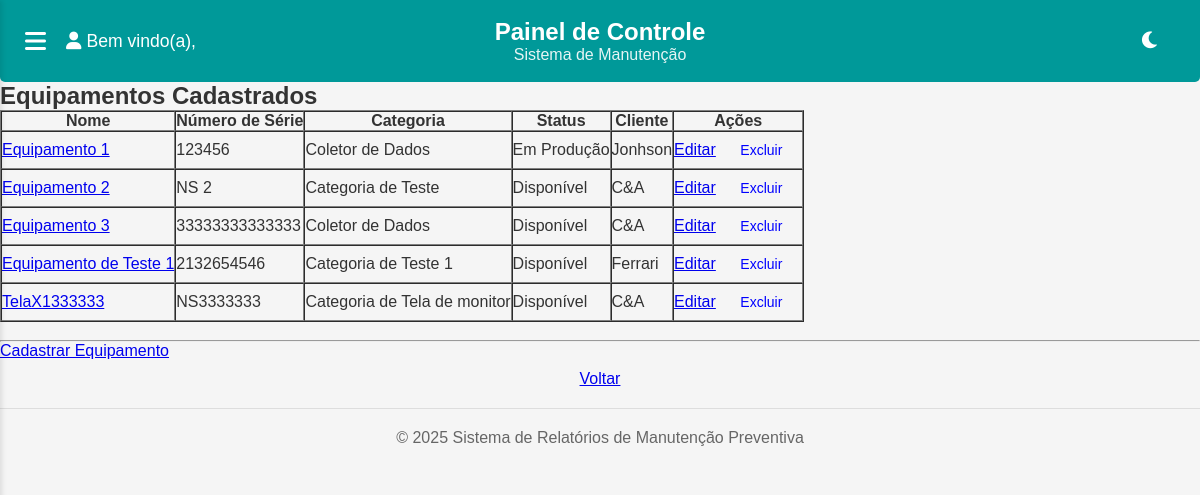
/equipamentos/, run on an earlier commit of the app's database.
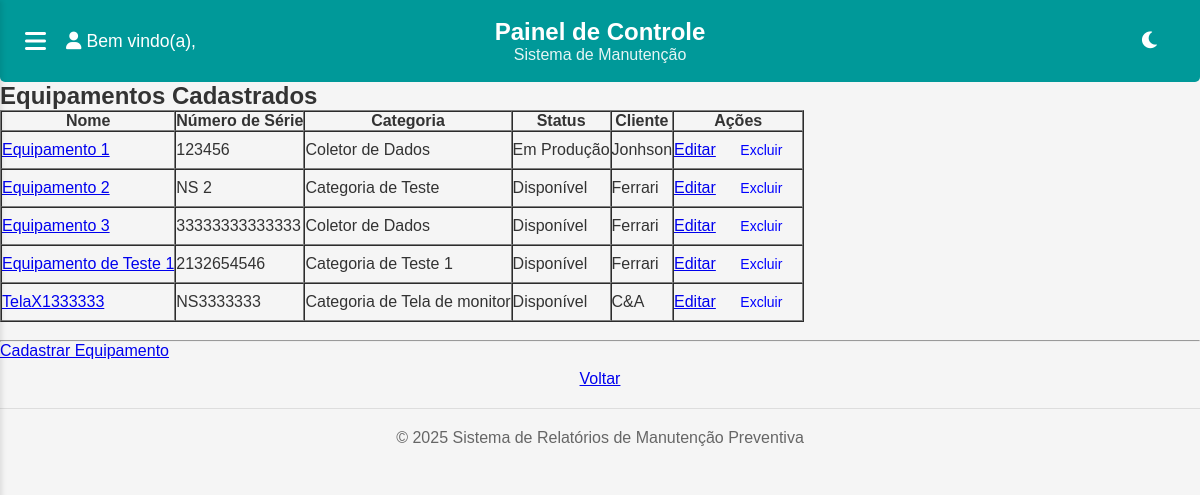
And on a later commit of the database.
### equipamentos/models.py (models this page shows, shortened)
class Equipamento(models.Model):
    SITUACAO_CHOICES = (
        ('em_contrato', 'Em contrato'),
        ('sem_contrato', 'Sem contrato'),
    )
    STATUS_CHOICES = (
        ('em_producao', 'Em Produção'),
        ('disponivel', 'Disponível'),
        ('em_manutencao', 'Em Manutenção'),
        ('danificado', 'Danificado'),
        ('indisponivel', 'Indisponível'),
    )
    nome = models.CharField(max_length=255)
    etiqueta = models.CharField(max_length=100, blank=True)
    numero_serie = models.CharField(max_length=100, unique=True)
    codigo_referencia = models.CharField(max_length=100, blank=True)
    categoria = models.ForeignKey(CategoriaEquipamento, on_delete=models.SET_NULL, null=True, blank=True)
    fabricante = models.CharField(max_length=100, blank=True)
    marca = models.CharField(max_length=100, blank=True)
    modelo = models.CharField(max_length=100, blank=True)
    situacao = models.CharField(max_length=20, choices=SITUACAO_CHOICES, default='em_contrato')
    status = models.CharField(max_length=20, choices=STATUS_CHOICES, default='disponivel')
    data_compra = models.DateField(null=True, blank=True)
    data_garantia = models.DateField(null=True, blank=True)
    custo = models.DecimalField(max_digits=10, decimal_places=2, null=True, blank=True)
    descricao = models.TextField(blank=True)
    fornecedores = models.CharField(max_length=255, blank=True)
    utilizado_por = models.CharField(max_length=255, blank=True)
    tags = models.CharField(max_length=255, blank=True)
    cliente = models.ForeignKey(Cliente, on_delete=models.SET_NULL, null=True, blank=True)
    cadastrado_por = models.ForeignKey(Usuario, on_delete=models.SET_NULL, null=True, blank=True, related_name='equipamentos_cadastrados')
    cadastrado_em = models.DateTimeField(auto_now_add=True)
    alterado_por = models.ForeignKey(Usuario, on_delete=models.SET_NULL, null=True, blank=True, related_name='equipamentos_alterados')
    alterado_em = models.DateTimeField(auto_now=True)
    parametros_personalizados = models.ManyToManyField(ParametroEquipamento, blank=True)

class CategoriaEquipamento(models.Model):
    nome = models.CharField(max_length=100, unique=True)
    parametros = models.ManyToManyField(ParametroEquipamento, blank=True)
    def __str__(self):
        return self.nome

### clientes/models.py (models this page shows, shortened)
class Cliente(models.Model):
    nome_fantasia = models.CharField(max_length=255)
    razao_social = models.CharField(max_length=255, blank=True)
    cnpj = models.CharField(max_length=18, unique=True)
    email = models.EmailField(blank=True)
    endereco = models.CharField(max_length=255)
    sigla = models.CharField(max_length=50, blank=True, verbose_name='Sigla do Cliente')
    unidade = models.CharField(max_length=100, blank=True)
    sub_local = models.CharField(max_length=100, blank=True, verbose_name='Sub-local')
    responsavel = models.CharField(max_length=255, blank=True)
    logo = models.ImageField(upload_to='clientes/logos/', null=True, blank=True)
    numero_contrato = models.CharField(max_length=100, blank=True)
    data_inicio_contrato = models.DateField(null=True, blank=True)
    data_vencimento_contrato = models.DateField(null=True, blank=True)
    data_cadastro = models.DateTimeField(default=timezone.now, editable=False)

### equipamentos/views.py (the view)
# urls.py: path('', views.listar_equipamentos, name='listar_equipamentos'),
def listar_equipamentos(request):
    equipamentos = Equipamento.objects.all()
    return render(request, 'equipamentos/listar_equipamentos.html', {'equipamentos': equipamentos})

### equipamentos/templates/equipamentos/listar_equipamentos.html (shortened to what this page needs)
{% extends 'base.html' %}
{% block content %}
<h2>Equipamentos Cadastrados</h2>
<table border="1" cellspacing="0" cellpadding="8">
    <thead>
        <tr>
            <th>Nome</th>
            <th>Número de Série</th>
            <th>Categoria</th>
            <th>Status</th>
            <th>Cliente</th>
            <th>Ações</th>
        </tr>
    </thead>
    <tbody>
        {% for equipamento in equipamentos %}
        <tr>
            <td><a href="{% url 'equipamentos:detalhes_equipamento' equipamento.id %}">{{ equipamento.nome }}</a></td>
            <td>{{ equipamento.numero_serie }}</td>
            <td>{{ equipamento.categoria }}</td>
            <td>{{ equipamento.get_status_display }}</td>
            <td>{{ equipamento.cliente.nome_fantasia }}</td>
            <td>
                <a href="{% url 'equipamentos:editar_equipamento' equipamento.id %}">Editar</a>
                <form method="POST" action="{% url 'equipamentos:excluir_equipamento' equipamento.id %}" style="display:inline;" onsubmit="return confirm('Tem certeza que deseja excluir este equipamento?');">
                    <button type="submit" style="background:none;border:none;color:blue;cursor:pointer;">Excluir</button>
                </form>
            </td>
        </tr>
        {% empty %}
        <tr>
            <td colspan="6">Nenhum equipamento cadastrado.</td>
        </tr>
        {% endfor %}
    </tbody>
</table>
<br><hr>
<div>
    <a href="{% url 'equipamentos:cadastrar_equipamento' %}" class="btn btn-primary mb-3">Cadastrar Equipamento</a>
    <a href="{% url 'core:dashboard' %}" style="display:block; text-align:center; margin-top:10px;">Voltar</a>
</div>
{% endblock %}

What changed in the data, as far as the page shows it:
changed Equipamento "Equipamento 2": cliente.nome_fantasia "C&A" → "Ferrari"
changed Equipamento "Equipamento 3": cliente.nome_fantasia "C&A" → "Ferrari"
